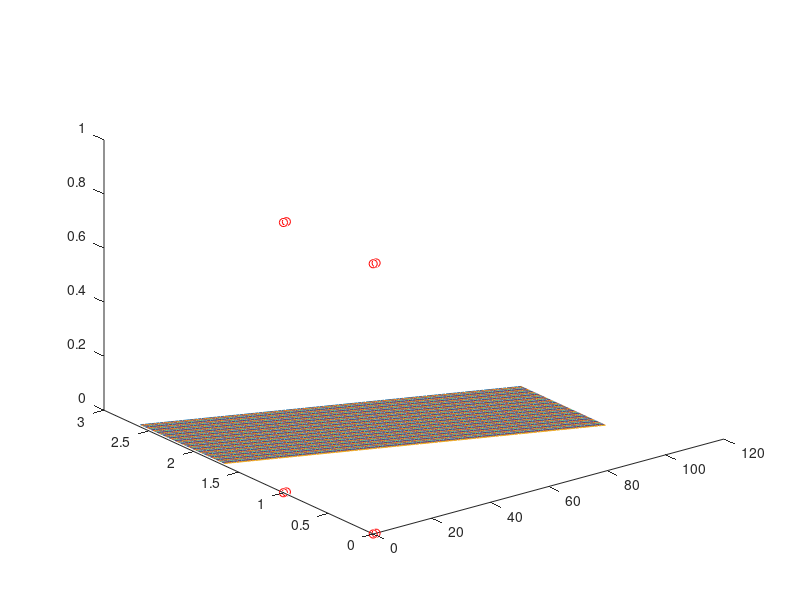

Source code (MATLAB):
x = [0,0,0,0,1,1,1,1];
y = [0,0,1,1,0,0,1,1];
z = [0,1,0,1,0,1,0,1];



interval=0:.01:1;
[X,Y] = meshgrid(interval);
a=2.8456160940803605; b=2.992423524879141; c=3.0273892995886458; d=7.956427158845949;
Z=(d- a * X - b * Y)/c;
surf(X,Y,Z)
shading flat
xlabel('x'); ylabel('y'); zlabel('z')

plot3(x,y,z,'ro', Z)
